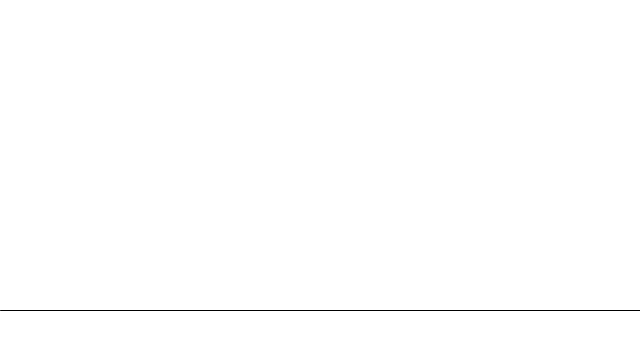
Frame 1 (no input)
Frame 60 (the mouse pressed at the canvas centre just before this capture): identical to frame 1, image omitted
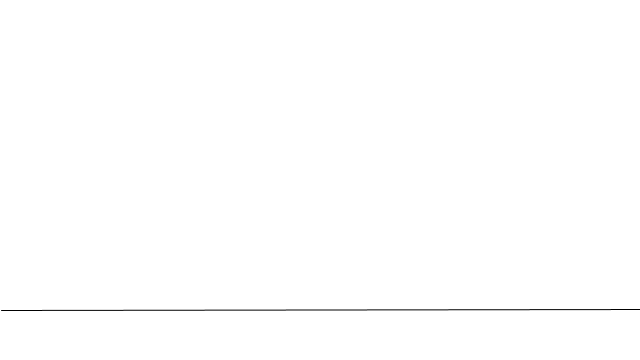
Frame 120 (the mouse held since frame 60 and released just before this capture)

The Processing sketch that drew these frames (run headless with seeded random() and noise(); from frame 60 on, the mouse is pressed at the canvas centre):

// Processing sketch: recursion_array_list
// ── recursion_array_list.pde
ArrayList<KochLine> lines;

void setup() {
  size(640,360);
  lines = new ArrayList<KochLine>();
  PVector start = new PVector(0, height-50);
  PVector end = new PVector(width, height-50);
  lines.add(new KochLine(start,end));
}
void keyPressed() {
  if (key == ' ') {
    generate();
  }
}
void draw() {
  background(255);
  for (KochLine l : lines) {
    l.display();
  }
  if (mousePressed) {
    for (KochLine l : lines) {
      l.wiggle();
    }
  }
}
void generate() {
  ArrayList next = new ArrayList<KochLine>();
  for (KochLine l : lines) {
    PVector a = l.kochA();
    PVector b = l.kochB();
    PVector c = l.kochC();
    PVector d = l.kochD();
    PVector e = l.kochE();
    next.add(new KochLine(a,b));
    next.add(new KochLine(b,c));
    next.add(new KochLine(c,d));
    next.add(new KochLine(d,e));
  }
  lines = next;
}
// ── KochLine.pde
class KochLine {
  PVector start, end;
  
  KochLine(PVector a, PVector b) {
    start = a.copy();
    end = b.copy();
  }
  void wiggle() {
    PVector vel = PVector.random2D();
    start.add(vel);
    vel = PVector.random2D();
    end.add(vel);
  }
  PVector kochA() {
    return start.copy();
  }
  PVector kochB() {
    PVector v = PVector.sub(end,start);
    v.div(3);
    v.add(start);
    return v;
  }
  PVector kochC() {
    PVector v = PVector.sub(end,start);
    PVector a = start.copy();
    v.div(3);
    a.add(v);
    v.rotate(-PI/3);
    a.add(v);
    return a;
  }
  PVector kochD() {
    PVector v = PVector.sub(end,start);
    v.mult(2/3.0);
    v.add(start);
    return v;
  }
  PVector kochE() {
    return end.copy();
  }
  void display() {
    stroke(0);
    line(start.x,start.y,end.x,end.y);
  }
}
